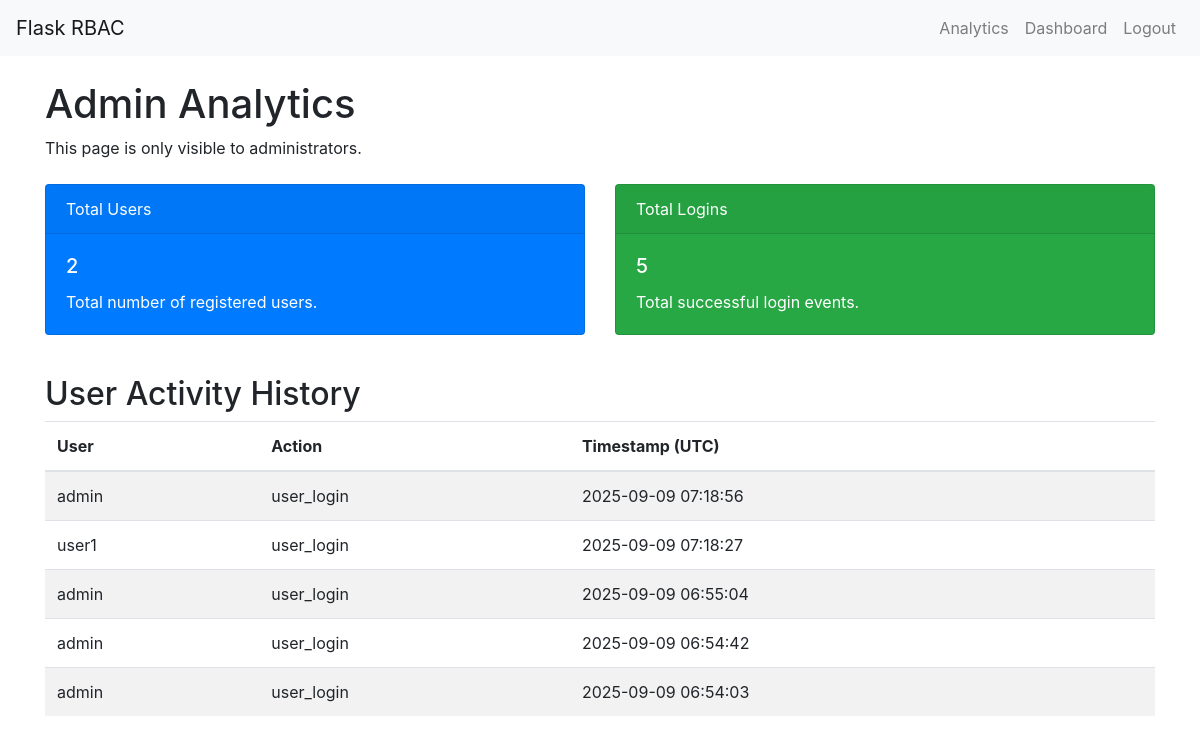
/analytics (signed in), run on an earlier commit of the app's database.
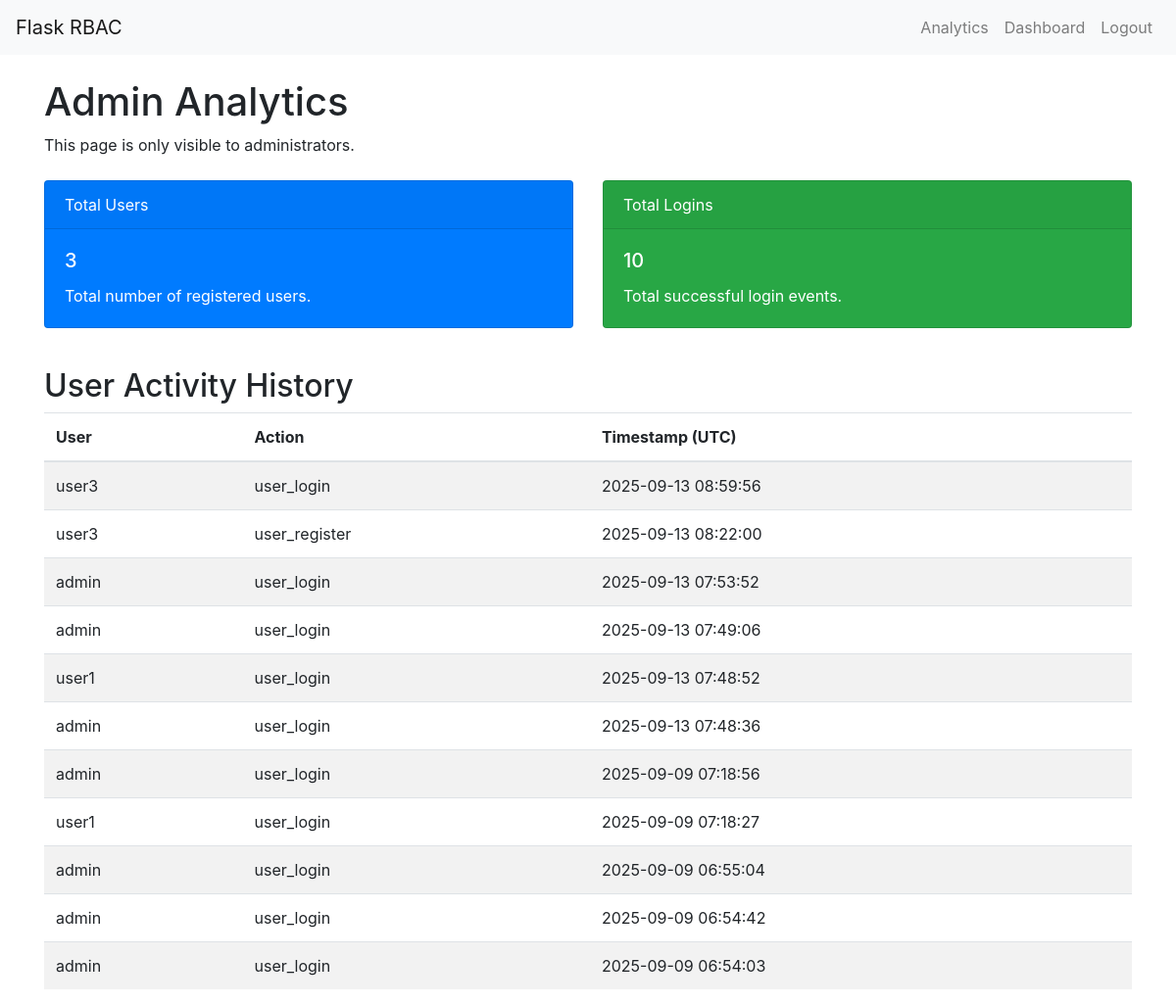
And on a later commit of the database.
### app/models.py (models this page shows, shortened)
class Activity(db.Model):
    id = db.Column(db.Integer, primary_key=True)
    description = db.Column(db.String(128), nullable = False)
    timestamp = db.Column(db.DateTime, index=True, default=datetime.utcnow)
    user_id = db.Column(db.Integer, db.ForeignKey('user.id'))

class User(UserMixin, db.Model):
    id = db.Column(db.Integer, primary_key=True)
    username = db.Column(db.String(64), index=True, unique=True)
    email = db.Column(db.String(120), index=True, unique=True)
    password_hash = db.Column(db.String(128))
    role_id = db.Column(db.Integer, db.ForeignKey('role.id'))
    activities = db.relationship('Activity', backref='user', lazy='dynamic')
    def is_admin(self):
        return self.role is not None and self.role.name == 'Admin'

### app/routes.py (the view)
@bp.route('/analytics')
@login_required
@admin_required
def analytics():
    total_users = User.query.count()
    total_logins = Activity.query.filter_by(description='user_login').count()
    events = Activity.query.order_by(Activity.timestamp.desc()).all()
    stats = {
        'total_users': total_users,
        'total_logins': total_logins
    }
    return render_template('analytics.html', events=events, stats=stats)

### app/models.py (called while the page is built)
@login_manager.user_loader
def load_user(user_id):
    return User.query.get(int(user_id))

### app/templates/analytics.html
{% extends "base.html" %}
{% block content %}
    <h1>Admin Analytics</h1>
    <p>This page is only visible to administrators.</p>
    <div class="row my-4">
        <div class="col-md-6">
            <div class="card text-white bg-primary mb-3">
                <div class="card-header">Total Users</div>
                <div class="card-body">
                    <h5 class="card-title">{{ stats.total_users }}</h5>
                    <p class="card-text">Total number of registered users.</p>
                </div>
            </div>
        </div>
        <div class="col-md-6">
            <div class="card text-white bg-success mb-3">
                <div class="card-header">Total Logins</div>
                <div class="card-body">
                    <h5 class="card-title">{{ stats.total_logins }}</h5>
                    <p class="card-text">Total successful login events.</p>
                </div>
            </div>
        </div>
    </div>
    <h2 class="mt-4">User Activity History</h2>
    <table class="table table-striped">
        <thead>
            <tr>
                <th>User</th>
                <th>Action</th>
                <th>Timestamp (UTC)</th>
            </tr>
        </thead>
        <tbody>
            {% for event in events %}
            <tr>
                <td>{{ event.user.username }}</td>
                <td>{{ event.description }}</td>
                <td>{{ event.timestamp.strftime('%Y-%m-%d %H:%M:%S') }}</td>
            </tr>
            {% else %}
            <tr>
                <td colspan="2">No activity recorded yet.</td>
            </tr>
            {% endfor %}
        </tbody>
    </table>
{% endblock %}

### app/templates/base.html (shortened to what this page needs)
<!doctype html>
<html lang="en">
<head>
    <link rel="stylesheet" href="https://stackpath.bootstrapcdn.com/bootstrap/4.5.2/css/bootstrap.min.css">
</head>
<body>
    <nav class="navbar navbar-expand-lg navbar-light bg-light">
        <a class="navbar-brand" href="{{ url_for('main.index') }}">Flask RBAC</a>
        <div class="collapse navbar-collapse">
            <ul class="navbar-nav ml-auto">
                {% if current_user.is_anonymous %}
                <li class="nav-item">
                    <a class="nav-link" href="{{ url_for('main.login') }}">Login</a>
                </li>
                <li class="nav-item">
                    <a class="nav-link" href="{{ url_for('main.register') }}">Register</a>
                </li>
                {% else %}
                {% if current_user.is_admin() %}
                <li class="nav-item">
                    <a class="nav-link" href="{{ url_for('main.analytics') }}">Analytics</a>
                </li>
                {% endif %}
                <li class="nav-item">
                    <a class="nav-link" href="{{ url_for('main.dashboard') }}">Dashboard</a>
                </li>
                <li class="nav-item">
                    <a class="nav-link" href="{{ url_for('main.logout') }}">Logout</a>
                </li>
                {% endif %}
            </ul>
        </div>
    </nav>
    <div class="container mt-4">
        {% block content %}{% endblock %}
    </div>
</body>
</html>

What changed in the data, as far as the page shows it:
added Activity: user.username "user3", description "user_login", timestamp "2025-09-13 08:59:56"
added Activity: user.username "user3", description "user_register", timestamp "2025-09-13 08:22:00"
added Activity: user.username "admin", description "user_login", timestamp "2025-09-13 07:53:52"
added Activity: user.username "admin", description "user_login", timestamp "2025-09-13 07:49:06"
added Activity: user.username "user1", description "user_login", timestamp "2025-09-13 07:48:52"
added Activity: user.username "admin", description "user_login", timestamp "2025-09-13 07:48:36"
Also different on the page:
{{ stats.total_users }}: "2" → "3"
{{ stats.total_logins }}: "5" → "10"
